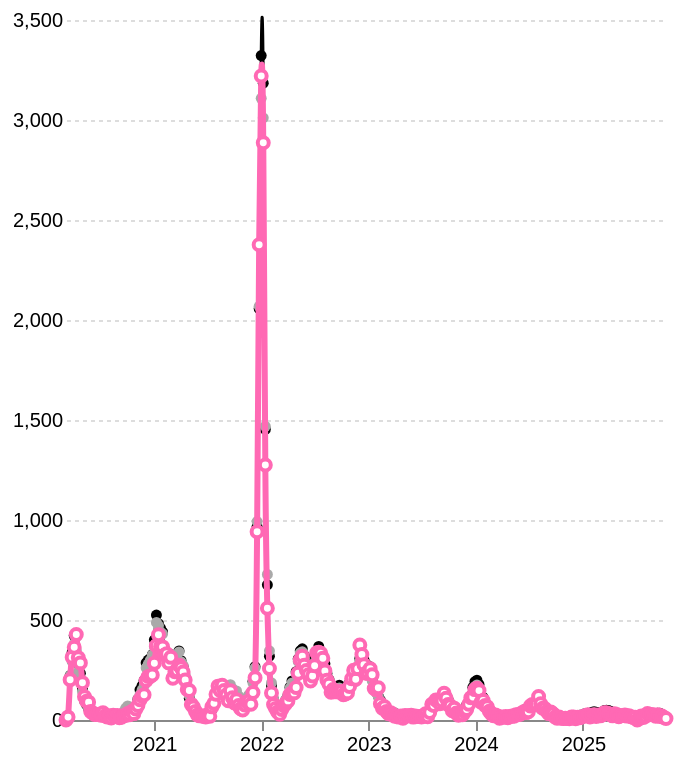

Express this chart as Vega-Lite.
### Vega-Lite specification from a JSON file in a GitHub repository (floating-point values rounded to 4 significant figures; data arrays with more than 128 entries replaced by an {"elided": "..."} marker saying what was removed)
{"$schema": "https://vega.github.io/schema/vega-lite/v5.json", "description": "LINE CHART", "width": "container", "height": 350, "config": {"background": "#FFFFFF", "axisX": {"grid": false}, "axisY": {"domain": false, "ticks": false, "gridDash": [2], "gridWidth": 1}, "view": {"stroke": "transparent"}}, "data": {"values": {"elided": "293 records"}, "format": {"parse": {"week_ending": "date"}}}, "layer": [{"mark": {"type": "line", "point": true, "tooltip": true, "interpolate": "natural", "strokeWidth": 1.5}, "encoding": {"x": {"field": "week_ending", "type": "temporal", "title": ""}, "y": {"field": "CASERATE_CITY", "type": "quantitative", "title": null}, "color": {"value": "black"}, "tooltip": [{"field": "CASERATE_CITY", "title": "New York City"}, {"field": "week_ending", "type": "temporal", "title": "Week ending"}]}}, {"mark": {"type": "line", "point": true, "tooltip": true, "interpolate": "natural", "strokeWidth": 1.5}, "encoding": {"x": {"field": "week_ending", "type": "temporal"}, "y": {"field": "CASERATE_BK", "type": "quantitative"}, "color": {"value": "darkgrey"}, "tooltip": [{"field": "CASERATE_BK", "title": "Brooklyn"}, {"field": "week_ending", "type": "temporal", "title": "Week ending"}]}}, {"mark": {"type": "line", "point": {"filled": false, "fill": "white"}, "tooltip": true, "interpolate": "natural", "strokeWidth": 3}, "encoding": {"x": {"field": "week_ending", "type": "temporal"}, "y": {"field": "CASERATE_11226", "type": "quantitative"}, "color": {"value": "hotpink"}, "tooltip": [{"field": "CASERATE_11226", "title": "ZIP Code 11226"}, {"field": "week_ending", "type": "temporal", "title": "Week ending"}]}}]}
